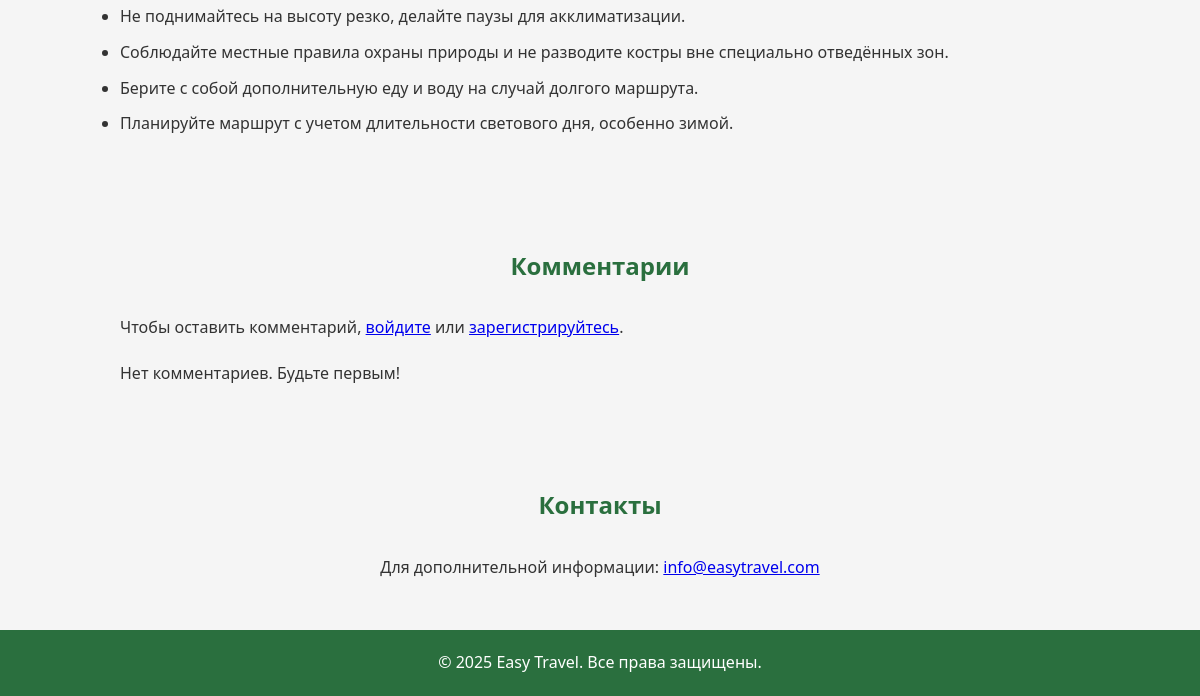
Page /Shahdag (lower part) on the earlier database version.
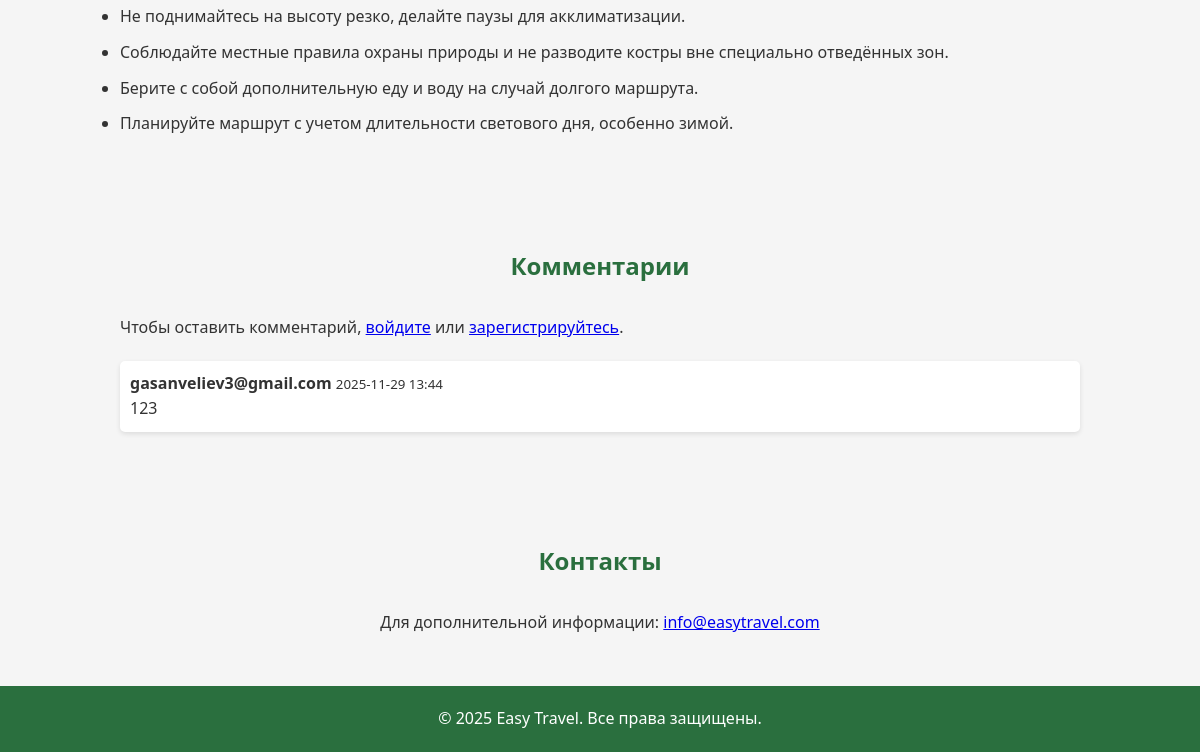
Same page on the later database version.
### app.py (models this page shows)
class Comment(db.Model):
    id = db.Column(db.Integer, primary_key=True)
    content = db.Column(db.Text, nullable=False)
    user_id = db.Column(db.Integer, db.ForeignKey('user.id'), nullable=False)
    trail = db.Column(db.String(100), nullable=False)  # e.g., 'Laza-Kuzun'
    timestamp = db.Column(db.DateTime, default=db.func.current_timestamp())
    user = db.relationship('User', backref='comments')

class User(db.Model, UserMixin):
    id = db.Column(db.Integer, primary_key=True)
    email = db.Column(db.String(100), unique=True)
    password = db.Column(db.String(200))

### app.py (the view, shortened to what this page needs)
@app.route('/Shahdag', methods=['GET', 'POST'])
def shahdag():
    comments = Comment.query.filter_by(trail='Shahdag').order_by(Comment.timestamp.desc()).all()
    return render_template('Shahdag.html', comments=comments)

### templates/Shahdag.html (shortened to what this page needs)
<!DOCTYPE html>
<html lang="ru">
<head>
    <link rel="stylesheet" href="https://unpkg.com/leaflet/dist/leaflet.css" />
</head>
<body>
<section id="tips">
    <ul>
        <li>Не поднимайтесь на высоту резко, делайте паузы для акклиматизации.</li>
        <li>Соблюдайте местные правила охраны природы и не разводите костры вне специально отведённых зон.</li>
        <li>Берите с собой дополнительную еду и воду на случай долгого маршрута.</li>
        <li>Планируйте маршрут с учетом длительности светового дня, особенно зимой.</li>
    </ul>
</section>
<section id="comments">
    <h2>Комментарии</h2>
    {% if current_user.is_authenticated %}
        <form method="POST">
            <textarea name="content" rows="4" placeholder="Напишите ваш комментарий..." required
                style="width:100%; padding:10px; border-radius:5px; border:1px solid #ccc; margin-bottom:10px;"></textarea>
            <button type="submit" style="padding:10px 15px; background-color:#2a6f3e; color:white; border:none; border-radius:5px;">Отправить</button>
        </form>
    {% else %}
        <p>Чтобы оставить комментарий, <a href="{{ url_for('login') }}">войдите</a> или <a href="{{ url_for('register') }}">зарегистрируйтесь</a>.</p>
    {% endif %}
    <div class="comment-list" style="margin-top:20px;">
        {% set max_visible = 5 %}
        {% for comment in comments[:max_visible] %}
            <div style="background:#fff; padding:10px; margin-bottom:10px; border-radius:5px; box-shadow:0 2px 5px rgba(0,0,0,0.1);">
                <strong>{{ comment.user.email }}</strong>
                <small>{{ comment.timestamp.strftime('%Y-%m-%d %H:%M') }}</small>
                <p>{{ comment.content }}</p>
            </div>
        {% endfor %}
        {% if comments|length == 0 %}
            <p>Нет комментариев. Будьте первым!</p>
        {% endif %}
    </div>
</section>
<section id="contact">
    <h2>Контакты</h2>
    <p style="text-align:center;">Для дополнительной информации: <a href="mailto:info@easytravel.com">info@easytravel.com</a></p>
</section>
<footer>
    &copy; 2025 Easy Travel. Все права защищены.
</footer>
</body>
</html>

Differences in the rows shown:
added Comment: user.email "gasanveliev3@gmail.com", timestamp "2025-11-29 13:44", content "123"
Other differences:
text no longer shown: "Нет комментариев. Будьте первым!"
